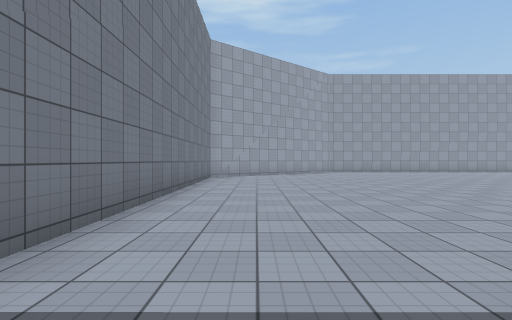
View 1 (above)

22 first-person views from a walk through a 3-D level made in the Unity game engine. The camera is 1.3 m above the floor, looks level and sees 85° across. The floor is counted in squares, 2 m on a side. Each view is taken from the middle of a square. On the plan, view 1 faces up. The plan holds only what a view shows up to about 9 squares ahead; the rest is blank. The place goes on beyond the plan. Surface patterns are stand-ins for the level's own textures.

View 2
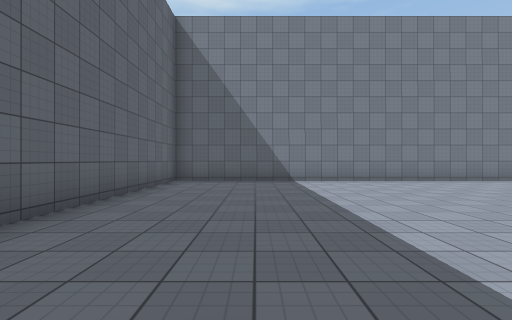

View 3
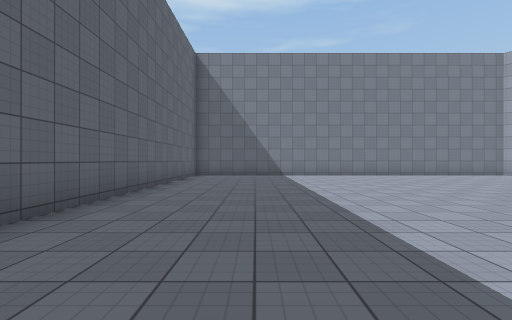

View 4
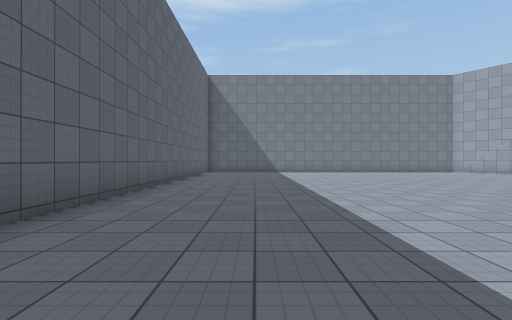

View 5
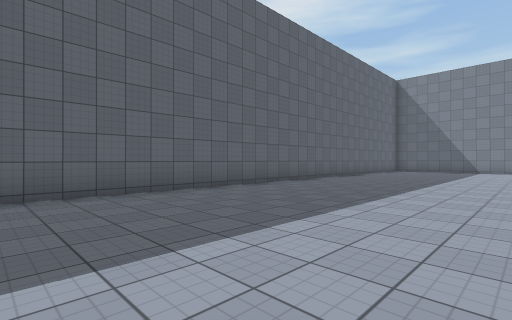

View 6
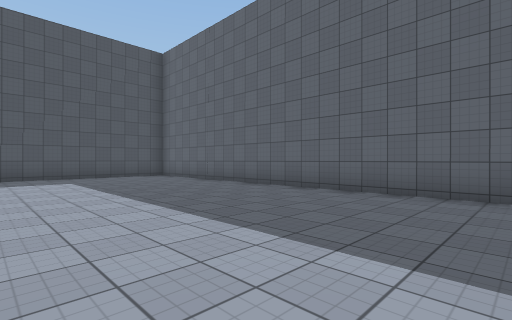

View 7
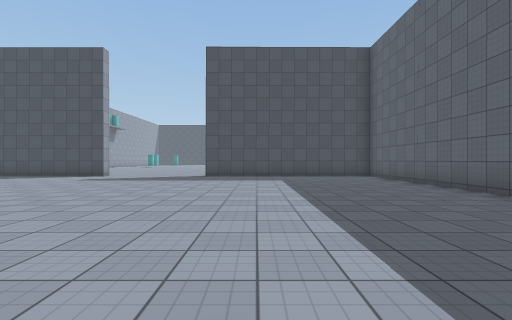

View 8
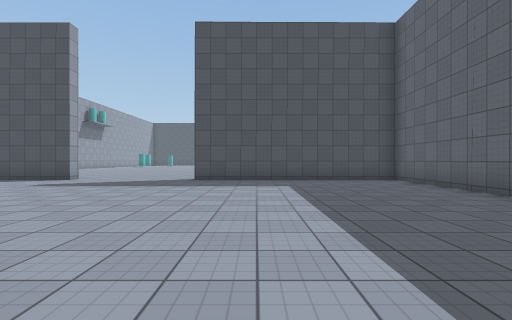

View 9
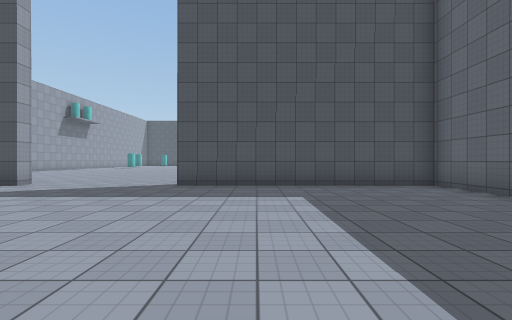

View 10
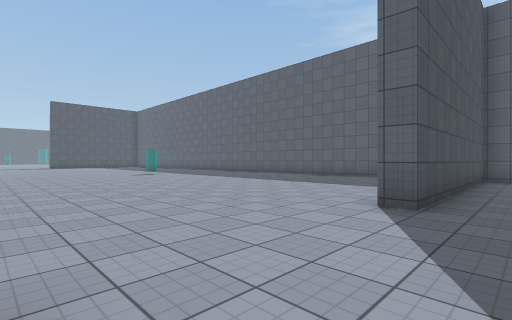

View 11
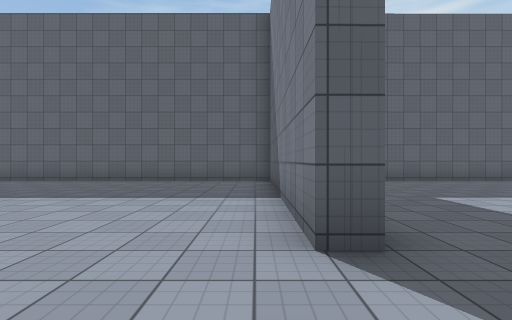

View 12
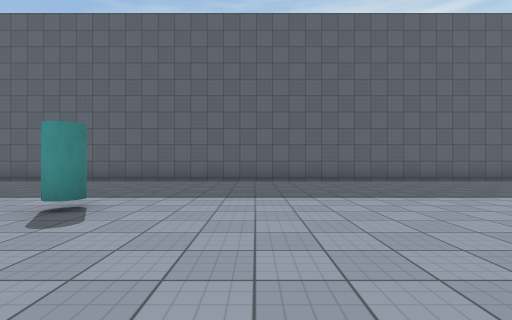

View 13
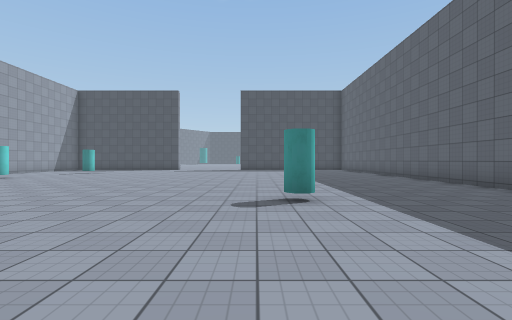

View 14
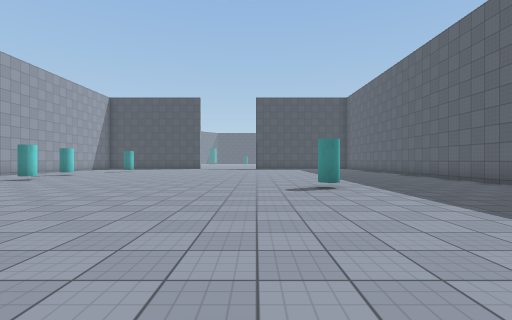

View 15
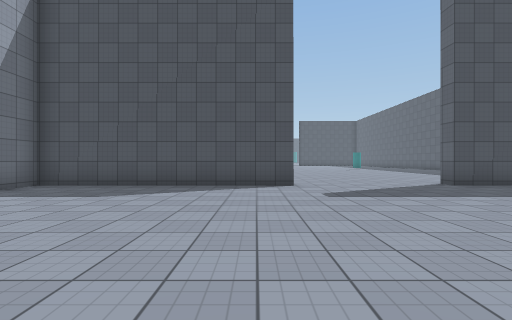

View 16
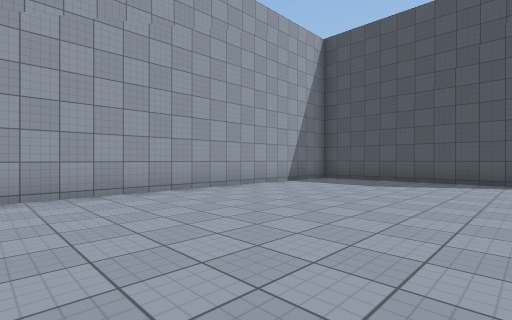

View 17
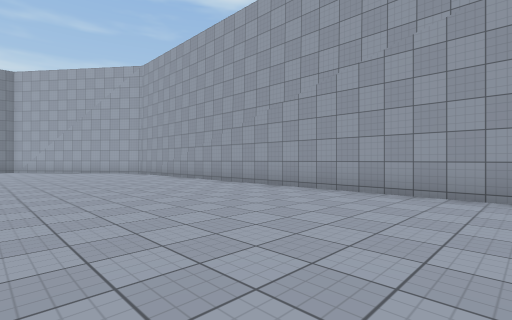

View 18
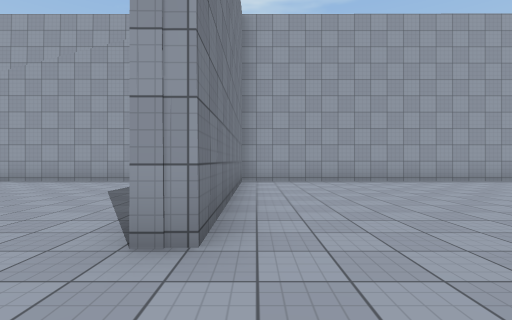

View 19
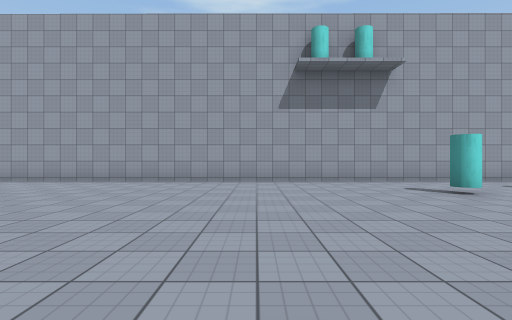

View 20
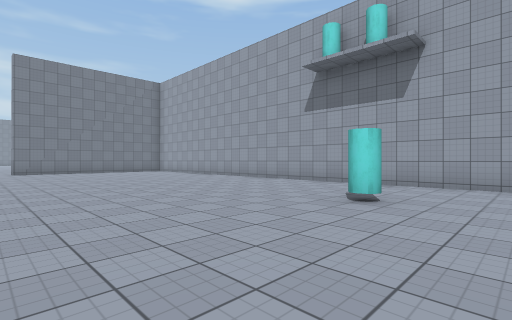

View 21
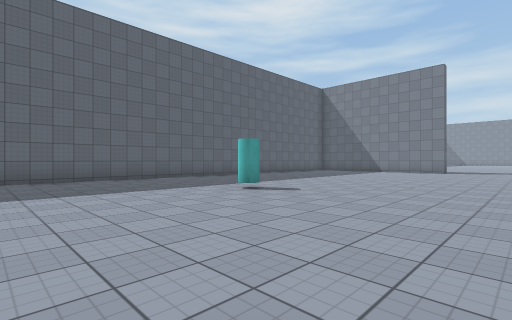

View 22
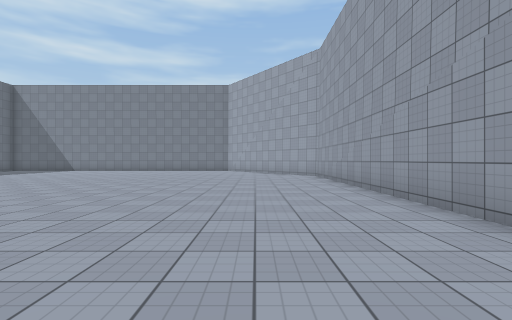

### Floor plan
Points are (right, up) in squares from view 1. A wall is a line through its corners. A room is listed if a view was taken in it or the views show most of it. See-through windows are left out.
Room 1 (views 1, 2, 3, 4, 5, 6, 7, 8, 9, 10, 11, 15, 16, 17, 18, 22)
walls: (24.6, 8.1) (24.1, 8.1) (24.1, 14.5) (6, 14.5); (-1.7, 8.9) (-1.7, -2.5) (24.1, -2.5) (24.1, 4) (24.6, 4)
ways out: opening at (25.7, 5.5) to room 2
Room 2 (views 12, 13, 14, 19, 20, 21)
walls: (24.6, 4) (24.6, -2.5) (40.5, -2.5); (40, 14.6) (24.5, 14.6); (24.6, 14.1) (24.6, 8.1)
ways out: opening at (25.7, 5.5) to room 1
objects: other object (35, 2); other object (38, 11)

Where each view was taken, in squares from view 1:
view 1: 0 up, 0 right, facing up
view 2: 0 up, 7 right, facing left
view 3: 0 up, 10 right, facing left
view 4: 0 up, 13 right, facing left
view 5: 3 up, 15 right, facing down-left
view 6: 3 up, 13 right, facing down-right
view 7: 2 up, 13 right, facing right
view 8: 2 up, 15 right, facing right
view 9: 2 up, 17 right, facing right
view 10: 8 up, 23 right, facing down-right
view 11: 6 up, 25 right, facing down
view 12: 6 up, 33 right, facing down
view 13: 3 up, 31 right, facing right
view 14: 4 up, 29 right, facing right
view 15: 9 up, 17 right, facing right
view 16: 9 up, 15 right, facing up-right
view 17: 9 up, 17 right, facing up-left
view 18: 6 up, 25 right, facing up
view 19: 6 up, 34 right, facing up
view 20: 7 up, 40 right, facing up-left
view 21: 7 up, 40 right, facing down-left
view 22: 12 up, 15 right, facing left
